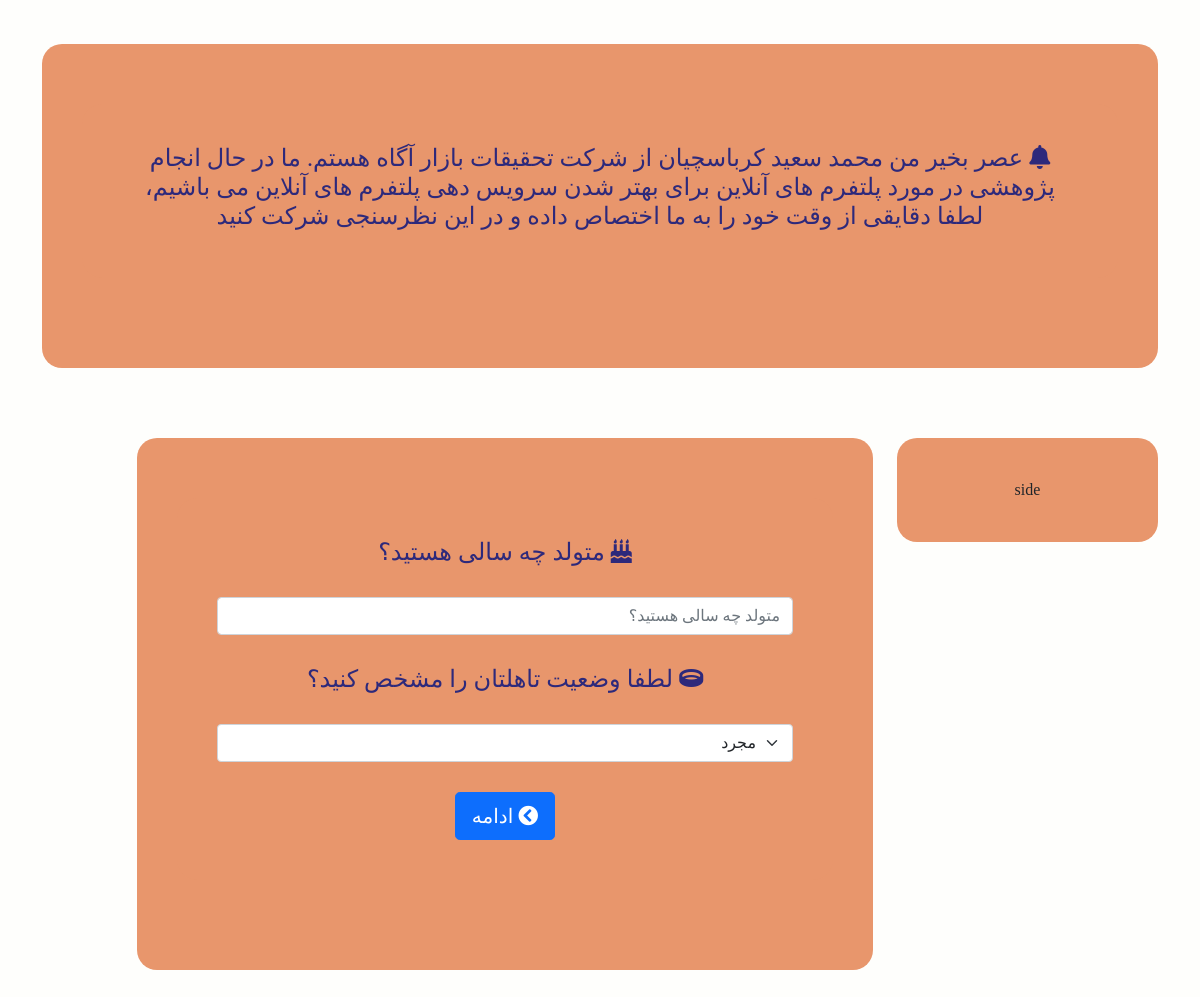
Screenshot of /survey/question/5/ with the database file from the repository.
### AgahSurvey/models.py (models this page shows, shortened)
class Interviewer(models.Model):
    class Meta:
        verbose_name = 'پرسشگر'
        verbose_name_plural = 'پرسشگر'
    interviewer_code = models.CharField(verbose_name='کد پرسشگر', primary_key=True, unique=True, blank=False,
                                        null=False,
                                        max_length=5, editable=True, validators=[
            RegexValidator(regex='^[0-9]{5}$', message='تعداد ارقام میبایست حداقل و حداکثر 5 رقم باشند')])
    interviewer_name = models.CharField(verbose_name='نام پرسشگر', max_length=100, blank=False, editable=True,
                                        null=False,
                                        validators=[
                                            RegexValidator(regex='[ آابپتسجچحخدذرزسشصضطظعغفقکلمنوهی]+',
                                                           message='لطفا از زبان فارسی استفاده نمایید')
                                        ])

class Survey(models.Model):
    class Meta:
        verbose_name = 'پرسشنامه'
        verbose_name_plural = 'پرسشنامه'
    survey_title = models.CharField(verbose_name='عنوان', max_length=20)

class Question(models.Model):
    class Meta:
        verbose_name = 'پرسش'
        verbose_name_plural = 'پرسش'
        ordering = ['pk']
    survey = models.ForeignKey(verbose_name='پرسشنامه', to=Survey, on_delete=models.PROTECT, related_name='questions')
    question_title = models.TextField(verbose_name='عنوان')
    question_next = models.ForeignKey(verbose_name='سوال بعدی', to='Question', on_delete=models.PROTECT, null=True,
                                      blank=True)
    is_first = models.BooleanField(verbose_name='اولین پرسش است؟', default=False)

### AgahSurvey/views.py (the view, shortened to what this page needs)
# urls.py: path('question/<int:answersheet_pk>/', views.Personal_Question_View, name='PersonalQuestion'),
def Personal_Question_View(request, answersheet_pk):
    answersheet = get_object_or_404(AnswerSheet, pk=answersheet_pk)
    age_question = answersheet.survey.questions.get(is_first=True)
    marriage_question = answersheet.survey.questions.get(pk=age_question.question_next.pk)
    children_question = answersheet.survey.questions.get(pk=marriage_question.question_next.pk)
    if request.method == 'GET':
        current = datetime.now().time().strftime('%p')
        AmOrPm = ''
        if current == 'AM':
            AmOrPm = 'صبح'
        else:
            AmOrPm = 'عصر'
        Who_is = answersheet.interviewer.interviewer_name
        context = {'age_question': age_question, 'marriage_question': marriage_question,
                   'children_question': children_question, 'AmOrPm': AmOrPm, 'Who_is': Who_is,
                   'survey_title': answersheet.survey.survey_title}
        return render(request, 'questions/question.html', context=context)
    return render(request, 'questions/question.html', context=context)

### templates/questions/question.html (shortened to what this page needs)
{% extends 'questions/base.html' %}
{% load static %}
{% block extra_head %}
    <link rel="stylesheet" type="text/css" href="{% static 'css/question.css' %}">
{% endblock %}
{% block welcome %}
    <div class="custom_container">
        <h4><i class="fas fa-bell"></i>
            {{ AmOrPm }}
            بخیر من
            {{ Who_is }}
            از شرکت تحقیقات بازار آگاه هستم. ما در حال انجام پژوهشی در مورد
            {{ survey_title }}
            برای بهتر شدن
            سرویس دهی {{ survey_title }} می باشیم، لطفا دقایقی از وقت خود را به ما اختصاص داده و در این نظرسنجی شرکت
            کنید</h4>
    </div>
{% endblock %}
{% block content %}
    <div class="custom_container">
        <form method="post">
            <h4><i class="fas fa-birthday-cake"></i>
                {{ age_question.question_title }}
            </h4>
            <input type="text" name="age_answer" placeholder="{{ age_question.question_title }}">
            <h4><i class="fas fa-ring"></i>
                {{ marriage_question.question_title }}
            </h4>
            <select name="marriage_answer">
                {% for option in marriage_question.options.all %}
                    <option value="{{ option.option_value }}">{{ option.option_title }} </option>
                {% endfor %}
            </select>
            <button type="submit" class="btn btn-primary btn-lg"><i class="fas fa-chevron-circle-left"></i>
                ادامه
            </button>
        </form>
    </div>
{% endblock %}

### AgahSurvey/static/css/base.css (style rules this page uses)
body { background-color: #FEFEFC; text-align: center; }
input, select { margin-top: 30px; margin-bottom: 30px; }
.custom_container { margin-top: 20px; margin-bottom: 50px; background-color: #E8966C; padding: 40px; border-radius: 20px; }
h4 { color: #2D297B; }
* { font-family: myfonts; }

### rows the page displays
Interviewer: interviewer_name "محمد سعید کرباسچیان"
Survey: survey_title "پلتفرم های آنلاین"
Question: question_title "متولد چه سالی هستید؟", age_answer "متولد چه سالی هستید؟"
Question: question_title "لطفا وضعیت تاهلتان را مشخص کنید؟"

### other values shown
{{ AmOrPm }} "عصر"
form field marriage_answer "مجرد"
